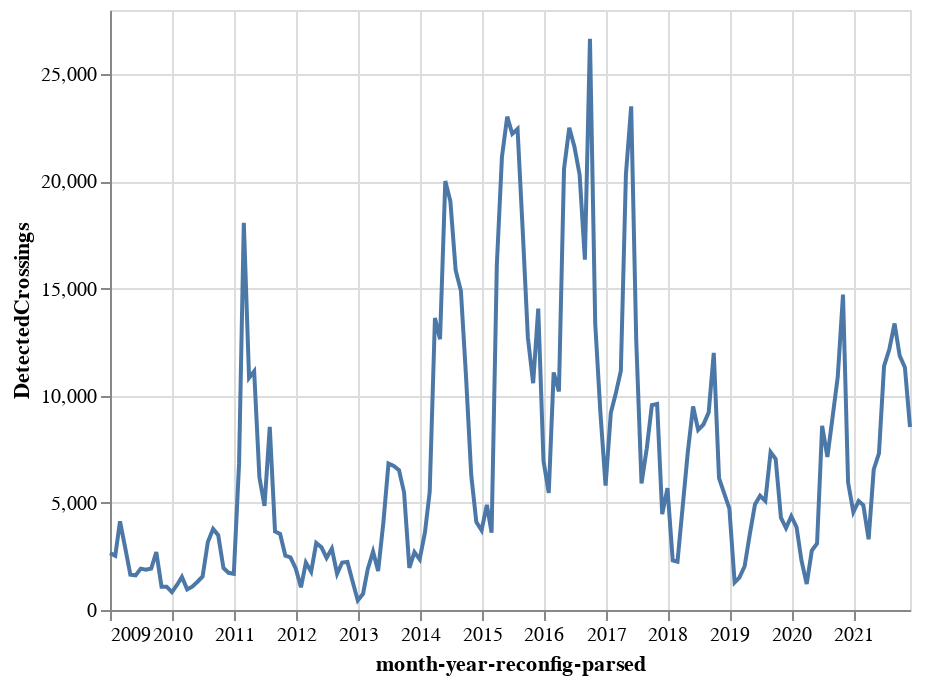

The notebook cell this image was saved under:
### Code cell
alt.Chart(crossings_african_nationals).mark_line().encode(
    x='month-year-reconfig-parsed:T',
    y='DetectedCrossings'
)

### Figure 1 — Vega-Lite specification as saved in the notebook (floating-point values rounded to 4 significant figures; data arrays with more than 128 entries replaced by an {"elided": "..."} marker saying what was removed)
{"config": {"view": {"continuousWidth": 400, "continuousHeight": 300}}, "data": {"name": "data-e911ad40e36d5786f626939bfaf423f4"}, "mark": "line", "encoding": {"x": {"type": "temporal", "field": "month-year-reconfig-parsed"}, "y": {"type": "quantitative", "field": "DetectedCrossings"}}, "$schema": "https://vega.github.io/schema/vega-lite/v4.8.1.json", "datasets": {"data-e911ad40e36d5786f626939bfaf423f4": {"elided": "156 records"}}}
